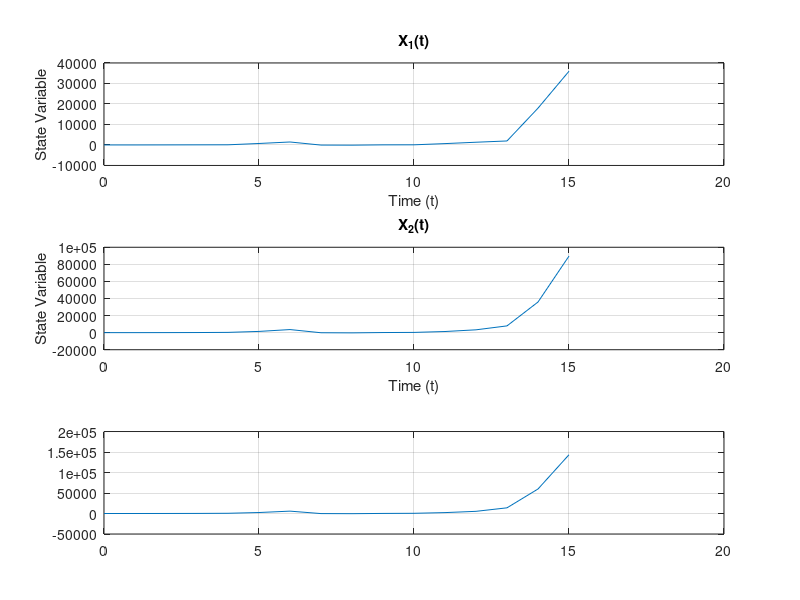

Write MATLAB code to recreate this figure. (Note: this script raises an error after producing the figure.)
%system matrices
A = [-2, -13, 9;
     -5, -10, 9;
     -10, -11, 12];
B = [1;
    4;
    7];

K = [2.2225, -10.44, 5.5944];
 
% Initial condition
x_0 = [2;
       5;
       8];
  
% Data loss signal
k = [0, 0, 1, 0, 0, 0, 1, 0, 1, 0, 0, 1, 0, 0, 0];

% Initialize the trajectory matrix
x = zeros(3, 16);
x(:, 1) = x_0;

% Fill the trajectory based on data loss signal
for i = 1:15
    if k(i) == 0
        x(:, i+1) = A * x(:, i); % data lost no B and K
    else
        x(:, i+1) = A * x(:, i) + B * K * x(:,i); % Use the K matrix
    end
end

disp('Trajectory x(t):');
disp(x);


%Assign the individual State Variables
X_1 = x(1,:);
%disp(X_1);
X_2 = x(2,:);
%disp(X_2);
X_3 = x(3,:);
%disp(X_3);

 
t = 0:15;  % time steps
figure; 

subplot(3,1,1);
plot(t, X_1, 'DisplayName', 'X_1(t)');
xlabel('Time (t)');
ylabel('State Variable');
grid on;
title('X_1(t)');

subplot(3,1,2);
plot(t, X_2, 'DisplayName', 'X_2(t)');
xlabel('Time (t)');
ylabel('State Variable');
grid on;
title('X_2(t)');

subplot(3,1,3);
plot(t, X_3, 'DisplayName', 'X_3(t)'); 
grid on;
sgtitle('State Variables over Time');
title('X_3(t)');